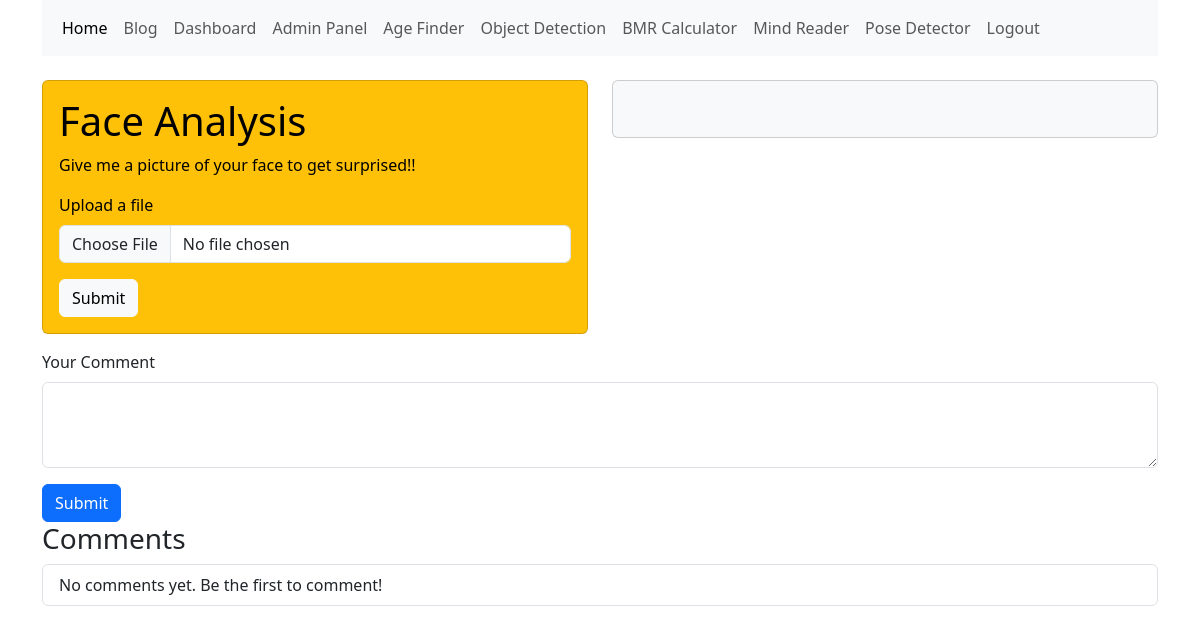
Before: /ai-face-analysis (signed in) with the older database file.
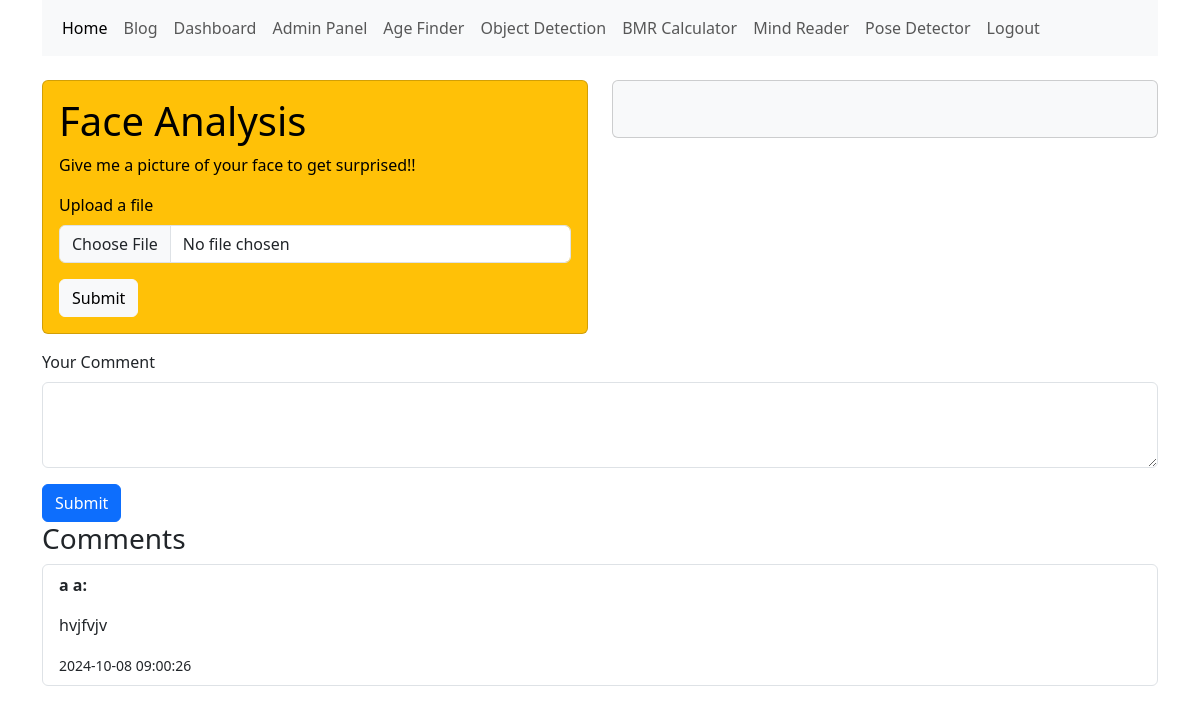
After: the same page with the newer database file.
### database.py (models this page shows)
class Comment(SQLModel, table=True):
    id: int = Field(default=None, primary_key=True)
    content: str
    timestamp: datetime = Field(default_factory=datetime.now)
    user_id: int = Field(foreign_key="user.id")
    approved: bool = Field(default=False)
    user: "User" = Relationship(back_populates="comments")

class User(SQLModel, table=True):
    id: Optional[int] = Field(default=None, primary_key=True)
    first_name: str
    last_name: str
    email: str
    age: int
    city: str
    country: str
    password: str
    join_time: datetime = Field(default_factory=datetime.now)
    role: str = Field(default="user")
    comments: list["Comment"] = Relationship(back_populates="user")

### app.py (the view, shortened to what this page needs)
@app.route("/ai-face-analysis", methods=["GET", "POST"])
def ai_face_analysis():
    if 'email' not in flask_session:
        flash("Please log in to upload images", "warning")
        return redirect(url_for("login"))
    comments = []
    with db_session(engine) as session:
        comments = session.exec(select(Comment).options(selectinload(Comment.user)).where(Comment.approved == True).join(User)).all()
    return render_template("ai_face_analysis.html",comments=comments)

### templates/ai_face_analysis.html (shortened to what this page needs)
{% extends 'base.html' %}
{% block content %}
<div class="row mt-4">
    <div class="col-6">
        <div class="card text-bg-warning mb-3">
            <div class="card-body">
                <h1 class="card-title">
                   Face Analysis
                </h1>
                <p class="card-text">
                    Give me a picture of your face to get surprised!!
                </p>
                <form method="post" enctype="multipart/form-data">
                    <div class="mb-3">
                        <label for="formFile" class="form-label">Upload a file</label>
                        <input name="image" class="form-control" type="file" id="formFile">
                    </div>
                    <button type="submit" class="btn btn-light">Submit</button>
                </form>
            </div>
        </div>
    </div>
    <div class="col-6">
        <div class="card text-bg-light mb-3">
            <div class="card-body">
            </div>
        </div>
    </div>
</div>
<div class="row">
    <div class="col">
        <form method="post" action="add-new-comment">
            <div class="mb-3">
                <label for="Text1" class="form-label">Your Comment</label>
                <textarea id="editor" name="text" class="form-control" id="example text1" rows="3"></textarea>
            </div>
            <button type="submit" class="btn btn-primary">Submit</button>
        </form>
    </div>
</div>
<div class="row">
    <div class="col">
        <h3>Comments</h3>
        <ul class="list-group">
            {% if comments %}
                {% for comment in comments %}
                    <li class="list-group-item">
                        <strong>{{ comment.user.first_name }} {{ comment.user.last_name }}:</strong>
                        <p>{{ comment.content | safe}}</p>
                        <small>{{ comment.timestamp.strftime("%Y-%m-%d %H:%M:%S") }}</small>
                    </li>
                {% endfor %}
            {% else %}
                <li class="list-group-item">No comments yet. Be the first to comment!</li>
            {% endif %}
        </ul>
    </div>
</div>
{% endblock %}

Changed rows visible on the page:
now on this page (row edited): Comment: user.first_name "a", user.last_name "a", content "hvjfvjv", timestamp "2024-10-08 09:00:26"
Other visible differences:
text no longer shown: "No comments yet. Be the first to comment!"
